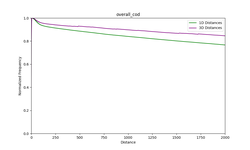
#> input picture plots/Vingron_Combine_3D/1D3D/cod.png, 250 x 150 px, shrunk from 1000 x 600 before the run, found by its file name
$ python combine_plots.py
#> lines starting #> are read from the running program, lines starting #| are printed output that depends on the picture
from PIL import Image

# List of filenames of each plot
filenames = ['cod.png', 'CTCF.png', 'DHS.png', 'EP300Conservative.png', 'h3k4me1.png','h3k4me2.png', 'h3k9me3.png', 'h3k27ac.png', 'h3k27me3.png', 'h3k36me3.png','promoter_any.png', 'promoter_forward.png']

file_path = "combined_plots/"
chromosomes = [
        'chr1',
        'chr2',
        'chr3',
        'chr4',
        'chr5',
        'chr6',
        'chr7',
        'chr8',
        'chr9',
        'chr10',
        'chr11',
        'chr12',
        'chr13',
        'chr14',
        'chr15',
        'chr16',
        'chr17',
        'chr18',
        'chr19',
        'chr20',
        'chr21',
        'chr22',
        'chrX',
        'overall'
    ]

for c in chromosomes:
    # Load images
    images = [Image.open(file_path+c+"/"+filename) for filename in filenames]
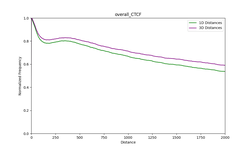
#> input picture plots/Vingron_Combine_3D/1D3D/CTCF.png, 250 x 150 px, shrunk from 1000 x 600 before the run, found by its file name
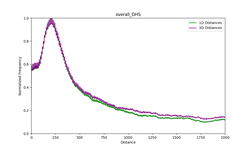
#> input picture plots/Vingron_Combine_3D/1D3D/DHS.png, 250 x 150 px, shrunk from 1000 x 600 before the run, found by its file name
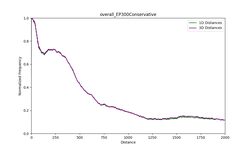
#> input picture plots/Vingron_Combine_3D/1D3D/EP300Conservative.png, 250 x 150 px, shrunk from 1000 x 600 before the run, found by its file name
#> (the run stopped early here; a loop or call above may not have finished)
